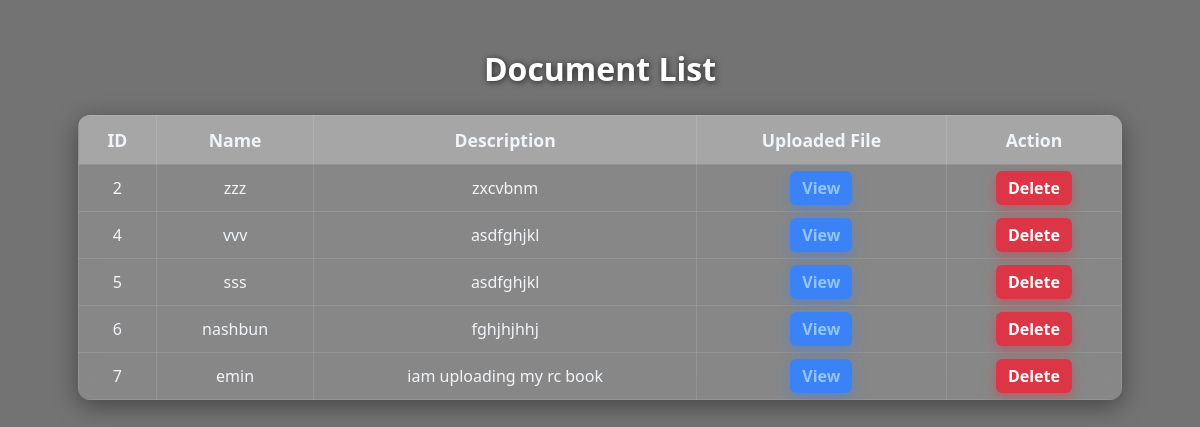
Screenshot of /documents_list/ with the database file from the repository.
### smartdriverapp/models.py (models this page shows)
class Upload_documents(models.Model):
       name = models.CharField(max_length=100, null=True, blank=True)
       description = models.TextField(max_length=100, null=True, blank=True)
       uploaded_at = models.DateField(auto_now_add=True)
       uploaded_documents = models.FileField(upload_to='documents/', null=True, blank=True)

### smartdriverapp/views.py (the view)
# urls.py: path('documents_list/',views.documents_list,name='documents_list'),
def documents_list(request):
    documents = models.Upload_documents.objects.all()
    return render(request, 'documents_list.html', {'documents': documents})

### smartdriverapp/templates/documents_list.html (shortened to what this page needs)
<!DOCTYPE html>
<html lang="en">
<head>
</head>
<body>
<h2 style="text-align:center;">Document List</h2>
<table>
    <thead>
        <tr>
            <th>ID</th>
            <th>Name</th>
            <th>Description</th>
            <th>Uploaded File</th>
            <th>Action</th>
        </tr>
    </thead>
    <tbody>
        {% for document in documents %}
        <tr>
            <td>{{ document.id }}</td>
            <td>{{ document.name }}</td>
            <td>{{ document.description }}</td>
            <td>
                {% if document.uploaded_documents %}
                    <a href="{{ document.uploaded_documents.url }}"
                       target="_blank"
                       class="download-link">
                        View
                    </a>
                {% else %}
                    No File
                {% endif %}
            </td>
            <td>
                <a href="{% url 'documents_delete' document.id %}"
                   class="delete-btn"
                   onclick="return confirm('Are you sure you want to delete this document?');">
                    Delete
                </a>
            </td>
        </tr>
        {% endfor %}
    </tbody>
</table>
</body>
</html>

### smartdriverapp/templates/documents_list.html (style rules this page uses)
* { box-sizing: border-box; }
body { margin: 0; font-family: 'Segoe UI', Tahoma, Geneva, Verdana, sans-serif; background: url('https://images.unsplash.com/photo-1525609004556-c46c7d6cf023?auto=format&fit=crop&w=1470&q=80') no-repeat center center fixed; background-size: cover; color: #f1f5f9; min-height: 100vh; padding: 20px; position: relative; }
body::before { content: ""; position: fixed; top: 0; left: 0; right: 0; bottom: 0; background: rgba(0, 0, 0, 0.55); backdrop-filter: blur(6px); z-index: -1; }
h2 { text-align: center; color: #fff; font-size: 2rem; margin-bottom: 25px; text-shadow: 1px 1px 6px rgba(0, 0, 0, 0.7); }
table { width: 90%; border-collapse: collapse; margin: 20px auto; background: rgba(255, 255, 255, 0.15); backdrop-filter: blur(10px); border-radius: 12px; overflow: hidden; color: #f1f5f9; box-shadow: 0 6px 25px rgba(0, 0, 0, 0.4); }
th, td { border: 1px solid rgba(255, 255, 255, 0.1); padding: 12px; text-align: center; }
th { background-color: rgba(255, 255, 255, 0.25); font-size: 1.1rem; font-weight: 600; }
td { font-size: 1rem; }
.download-link { color: #93c5fd; text-decoration: none; font-weight: 600; padding: 6px 12px; background-color: #3b82f6; border-radius: 6px; box-shadow: 0 4px 12px rgba(59, 130, 246, 0.5); }
.delete-btn { padding: 6px 12px; background-color: #dc3545; color: white; text-decoration: none; border-radius: 6px; font-weight: 600; box-shadow: 0 4px 12px rgba(220, 53, 69, 0.5); }

### rows the page displays
Upload_documents: id "2", name "zzz", description "zxcvbnm"
Upload_documents: id "4", name "vvv", description "asdfghjkl"
Upload_documents: id "5", name "sss", description "asdfghjkl"
Upload_documents: id "6", name "nashbun", description "fghjhjhhj"
Upload_documents: id "7", name "emin", description "iam uploading my rc book"
